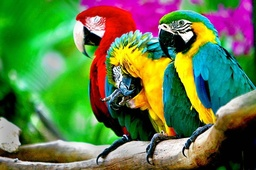
#> input picture courses/coursera/voronzov/data/parrots.jpg, 256 x 170 px, shrunk from 713 x 474 before the run
$ jupyter execute week6.ipynb   (shell and % lines are left out)   (Python 2 division)
#> lines starting #> are read from the running program, lines starting #| are printed output that depends on the picture; long printed decimals are rounded
# Week#6
## Кластеризация и вызуализация
### Уменьшение количества цветов изображения

Самый распространенный тип задач машинного обучения — это задачи обучения с учителем. В них имеется обучающая выборка, для каждого объекта которой есть ответ, и нужно научиться предсказывать эти ответы для новых объектов. В такой постановке можно строго определить критерии качества.

Если же имеются лишь объекты, а ответов для них нет, то все равно можно пытаться найти в данных некую структуру. Задачи, которые ищут закономерности в неразмеченных выборках, называют задачами обучения без учителя. Типичный пример такой задачи — кластеризация, где требуется найти группы похожих объектов.

Кластеризация может использоваться для самых разных целей. В этом задании мы попробуем группировать схожие пиксели на изображении. Такой подход позволяет переходить к суперпиксельному представлению изображений, которое является более компактным и лучше подходит для решения ряда задач компьютерного зрения.

Алгоритм KMeans реализован в классе sklearn.cluster.KMeans. Так как это один из примеров unsupervised-задачи, для обучения достаточно передать только матрицу объектов.

В качестве метрики будем использовать PSNR — адаптация метрики MSE для задачи нахождениях сходства изображений.

Для работы с изображениями мы рекомендуем воспользоваться пакетом scikit-image. Чтобы загрузить изображение, необходимо выполнить следующую команду:

from skimage.io import imread

image = imread('parrots_4.jpg')

После этих действий переменная image будет содержать изображение в виде numpy-массива размера n * m * 3, где n и m соответствуют размерам изображения, а 3 соответствует формату представления RGB.

Если вы хотите вывести изображение на экран, необходимо, чтобы у вас была установлена библиотека matplotlib. С помощью нее это делается следующим образом:

import pylab

pylab.imshow(image)

Если вы работаете в ipython-notebook'е, то вам необходимо перед выполнением кода выше исполнить в любой ячейке инструкцию:

%matplotlib inline

Она позволяет выводить изображения прямо в ipython-notebook.

[cell 1]
import math
import numpy as np
from skimage.io import imread
from skimage import img_as_float
from sklearn.cluster import KMeans
from skimage.color import rgb2gray
import pylab

[cell 2]
# Загрузите картинку parrots.jpg. Преобразуйте изображение, приведя все значения
# в интервал от 0 до 1. Для этого можно воспользоваться функцией img_as_float из модуля
# skimage. Обратите внимание на этот шаг, так как при работе с исходным изображением вы
# получите некорректный результат.
img = imread(fname='data/parrots.jpg')
#> img is the input picture: shape (170, 256, 3); mean R, G, B 97, 123, 73
img = img_as_float(img)
pylab.imshow(img)

[cell 3]
pylab.imshow(rgb2gray(img), cmap='gray')
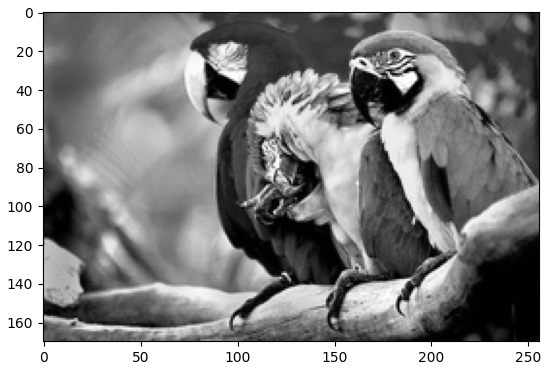
#> figure drawn by matplotlib, 1 panel

[cell 4]
# Создайте матрицу объекты-признаки: характеризуйте каждый пиксель тремя координатами -
# значениями интенсивности в пространстве RGB.
# Запустите алгоритм K-Means с параметрами init='k-means++' и random_state=241.
# После выделения кластеров все пиксели, отнесенные в один кластер, попробуйте заполнить
# двумя способами: медианным и средним цветом по кластеру.
# Измерьте качество получившейся сегментации с помощью метрики PSNR.
# Эту метрику нужно реализовать самостоятельно
# (см. определение: https://en.wikipedia.org/wiki/Peak_signal-to-noise_ratio).

def get_psnr(S, N):
    S = rgb2gray(S)
    N = rgb2gray(N)

    assert(S.shape[0] == N.shape[0])
    assert(S.shape[1] == N.shape[1])

    m, n = S.shape[0], S.shape[1]

    mse = 0
    maxv = 0
    for i in range(m):
        for j in range(n):
            mse += (S[i][j] - N[i][j])**2
            if maxv < S[i][j]: maxv = S[i][j]
    mse /= m*n
    assert(mse > 0)
    #print mse, maxv
    return 20 * math.log10(maxv) - 10 * math.log10(mse)

def solve(img, n_clusters):
#> called with n_clusters = 8
    assert(img.shape[2] == 3)

    m, n = img.shape[0], img.shape[1]
#> m = 170; n = 256

    img_X = img.reshape((m*n, 3))

    method = KMeans(n_clusters=n_clusters, init='k-means++', random_state=241)
    method.fit(img_X)

    means = [np.mean([img_X[method.labels_ == i, :]], axis=1) for i in range(method.n_clusters)]
#> means = [[[0.943, 0.825, 0.0698]], [[0.0984, 0.637, 0.0701]], [[0.783, 0.815, 0.783]], [[0.0578, 0.124, 0.0558]], [[0.0614, 0.535, 0.562]], [[0.771, 0.0968, 0.682]], [[0.586, 0.232, 0.0836]], [[0.455, 0.67, 0.446]]]
    medians = [np.median([img_X[method.labels_ == i]], axis=1) for i in range(method.n_clusters)]
#> medians = [[[0.976, 0.839, 0.0353]], [[0.0627, 0.647, 0.0275]], [[0.784, 0.82, 0.776]], [[0.0157, 0.0863, 0.0196]], [[0.0314, 0.549, 0.557]], [[0.784, 0.0314, 0.694]], [[0.529, 0.259, 0.0431]], [[0.451, 0.667, 0.447]]]

    #print means
    #print medians

    img_mean = np.array([means[method.labels_[i]] for i in range(m*n)])[:,0,:].reshape(img.shape)
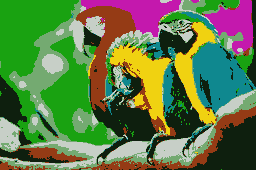
#> img_mean: shape (170, 256, 3) float64; mean R, G, B 0.38, 0.482, 0.286
    img_median = np.array([medians[method.labels_[i]] for i in range(m*n)])[:,0,:].reshape(img.shape)

    #print img_mean
    #print img_median

    pylab.imshow(img_mean)
    #pylab.imshow(img_median)

    return get_psnr(img, img_mean), get_psnr(img, img_median)
#> in get_psnr, `S = rgb2gray(S)`:
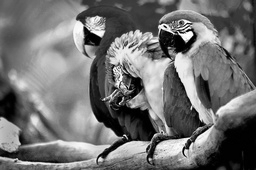
#> S: shape (170, 256) float64; min 0, max 1, mean 0.447
#> in get_psnr, `N = rgb2gray(N)`:
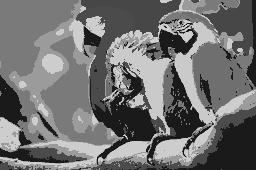
#> N: shape (170, 256) float64; min 0.105, max 0.806, mean 0.447
#> after the loop in get_psnr, `for i in range(m):`: maxv = 1; mse = 437.2
#> in get_psnr, `mse /= m*n`: mse = 0.01

solve(img, 8)
#> Out = (19.98, 19.79)

[cell 5]
# Найдите минимальное количество кластеров, при котором значение PSNR выше 20
# (можно рассмотреть не более 20 кластеров, но не забудьте рассмотреть оба способа
# заполнения пикселей одного кластера). Это число и будет ответом в данной задаче.
for n in range(1, 21):
    psnr_mean, psnr_median = solve(img, n)
    print 'n_clusters: {} psnr_mean: {}, psnr_median: {}'.format(n, psnr_mean, psnr_median)
    if psnr_mean > 20 or psnr_median > 20:
        print '<-- answer'
        break
#> this loop made 9 passes
#> (psnr_mean, psnr_median) on passes 3 to 9: (13.48, 13.24), (15.15, 14.79), (17.12, 16.94), (17.17, 16.98), (19.34, 19.17), (19.98, 19.79), (20.55, 20.29)
#> (means in solve, medians in solve, psnr_mean, psnr_median) on passes 1 to 2: ([[[0.38, 0.482, 0.286]]], [[[0.31, 0.525, 0.165]]], 11.83, 11.82), ([[[0.707, 0.606, 0.486]], [[0.135, 0.389, 0.136]]], [[[0.745, 0.71, 0.545]], [[0.0549, 0.396, 0.0392]]], 13.63, 13.3)
#| n_clusters: 1 psnr_mean: 11.827, psnr_median: 11.824
#| n_clusters: 2 psnr_mean: 13.633, psnr_median: 13.303
#| n_clusters: 3 psnr_mean: 13.485, psnr_median: 13.239
#| n_clusters: 4 psnr_mean: 15.151, psnr_median: 14.795
#| n_clusters: 5 psnr_mean: 17.120, psnr_median: 16.941
#| n_clusters: 6 psnr_mean: 17.170, psnr_median: 16.978
#| n_clusters: 7 psnr_mean: 19.342, psnr_median: 19.166
#| n_clusters: 8 psnr_mean: 19.980, psnr_median: 19.791
#> (further printed lines are left out)
#> pass 1, in solve (call 2), `img_mean = np.array([means[method.labels_[i]] for i in range(m*n)])[:,..`:
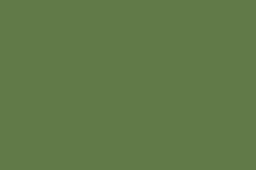
#> img_mean: shape (170, 256, 3) float64; mean R, G, B 0.38, 0.482, 0.286
#> pass 1, in solve (call 2), `img_median = np.array([medians[method.labels_[i]] for i in range(m*n)]..`:
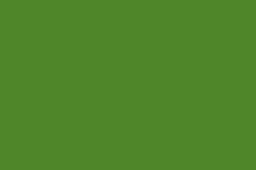
#> img_median: shape (170, 256, 3) float64; mean R, G, B 0.31, 0.525, 0.165
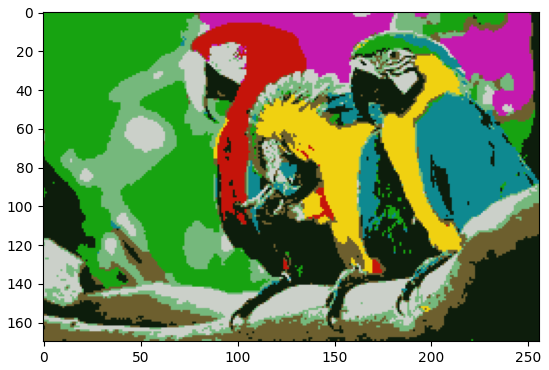
#> figure drawn by matplotlib, 1 panel
